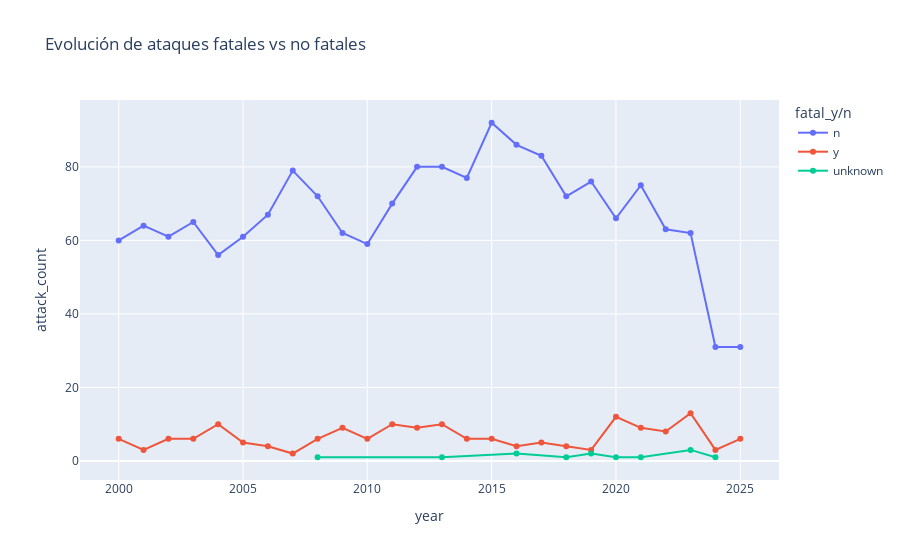

The code cell stored with this chart in its notebook:
### Code cell
year_fatal_summary = (
    shark_summary.groupby(["year", "fatal_y/n"])["attack_count"]
    .sum()
    .reset_index()
)

fig = px.line(
    year_fatal_summary,
    x="year",
    y="attack_count",
    color="fatal_y/n",
    markers=True,
    title="Evolución de los ataques fatales vs no fatales"
)

fig.show()

### Figure 1 — Plotly figure (JSON) as saved in the notebook; plotly's stock layout.template omitted (floating-point values rounded to 4 significant figures)
{"data": [{"hovertemplate": "fatal_y/n=n<br>year=%{x}<br>attack_count=%{y}<extra></extra>", "legendgroup": "n", "line": {"color": "#636efa", "dash": "solid"}, "marker": {"symbol": "circle"}, "mode": "lines+markers", "name": "n", "orientation": "v", "showlegend": true, "type": "scatter", "x": [2000.0, 2001.0, 2002.0, 2003.0, 2004.0, 2005.0, 2006.0, 2007.0, 2008.0, 2009.0, 2010.0, 2011.0, 2012.0, 2013.0, 2014.0, 2015.0, 2016.0, 2017.0, 2018.0, 2019.0, 2020.0, 2021.0, 2022.0, 2023.0, 2024.0, 2025.0], "xaxis": "x", "y": [60, 64, 61, 65, 56, 61, 67, 79, 72, 62, 59, 70, 80, 80, 77, 92, 86, 83, 72, 76, 66, 75, 63, 62, 31, 31], "yaxis": "y"}, {"hovertemplate": "fatal_y/n=y<br>year=%{x}<br>attack_count=%{y}<extra></extra>", "legendgroup": "y", "line": {"color": "#EF553B", "dash": "solid"}, "marker": {"symbol": "circle"}, "mode": "lines+markers", "name": "y", "orientation": "v", "showlegend": true, "type": "scatter", "x": [2000.0, 2001.0, 2002.0, 2003.0, 2004.0, 2005.0, 2006.0, 2007.0, 2008.0, 2009.0, 2010.0, 2011.0, 2012.0, 2013.0, 2014.0, 2015.0, 2016.0, 2017.0, 2018.0, 2019.0, 2020.0, 2021.0, 2022.0, 2023.0, 2024.0, 2025.0], "xaxis": "x", "y": [6, 3, 6, 6, 10, 5, 4, 2, 6, 9, 6, 10, 9, 10, 6, 6, 4, 5, 4, 3, 12, 9, 8, 13, 3, 6], "yaxis": "y"}, {"hovertemplate": "fatal_y/n=unknown<br>year=%{x}<br>attack_count=%{y}<extra></extra>", "legendgroup": "unknown", "line": {"color": "#00cc96", "dash": "solid"}, "marker": {"symbol": "circle"}, "mode": "lines+markers", "name": "unknown", "orientation": "v", "showlegend": true, "type": "scatter", "x": [2008.0, 2013.0, 2016.0, 2018.0, 2019.0, 2020.0, 2021.0, 2023.0, 2024.0], "xaxis": "x", "y": [1, 1, 2, 1, 2, 1, 1, 3, 1], "yaxis": "y"}], "layout": {"legend": {"title": {"text": "fatal_y/n"}, "tracegroupgap": 0}, "title": {"text": "Evolución de ataques fatales vs no fatales"}, "xaxis": {"anchor": "y", "domain": [0, 1], "title": {"text": "year"}}, "yaxis": {"anchor": "x", "domain": [0, 1], "title": {"text": "attack_count"}}}}
